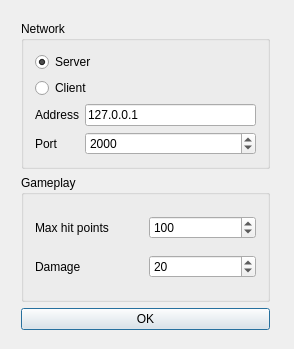
<ui version="4.0" >
 <class>SettingsClass</class>
 <widget class="QDialog" name="SettingsClass" >
  <property name="windowModality" >
   <enum>Qt::ApplicationModal</enum>
  </property>
  <property name="geometry" >
   <rect>
    <x>0</x>
    <y>0</y>
    <width>294</width>
    <height>349</height>
   </rect>
  </property>
  <property name="minimumSize" >
   <size>
    <width>294</width>
    <height>309</height>
   </size>
  </property>
  <property name="maximumSize" >
   <size>
    <width>294</width>
    <height>400</height>
   </size>
  </property>
  <property name="windowTitle" >
   <string>Settings</string>
  </property>
  <widget class="QWidget" name="" >
   <property name="geometry" >
    <rect>
     <x>10</x>
     <y>10</y>
     <width>271</width>
     <height>331</height>
    </rect>
   </property>
   <layout class="QVBoxLayout" name="verticalLayout_2" >
    <item>
     <layout class="QVBoxLayout" name="verticalLayout" >
      <item>
       <widget class="QGroupBox" name="groupBox" >
        <property name="title" >
         <string>Network</string>
        </property>
        <layout class="QGridLayout" name="gridLayout" >
         <item row="0" column="0" colspan="2" >
          <widget class="QRadioButton" name="radioButton" >
           <property name="text" >
            <string>Server</string>
           </property>
           <property name="checked" >
            <bool>true</bool>
           </property>
          </widget>
         </item>
         <item row="1" column="0" colspan="2" >
          <widget class="QRadioButton" name="radioButton_2" >
           <property name="text" >
            <string>Client</string>
           </property>
          </widget>
         </item>
         <item row="2" column="0" >
          <widget class="QLabel" name="label" >
           <property name="text" >
            <string>Address</string>
           </property>
          </widget>
         </item>
         <item row="2" column="1" >
          <widget class="QLineEdit" name="lineEdit" >
           <property name="text" >
            <string>127.0.0.1</string>
           </property>
          </widget>
         </item>
         <item row="3" column="0" >
          <widget class="QLabel" name="label_2" >
           <property name="text" >
            <string>Port</string>
           </property>
          </widget>
         </item>
         <item row="3" column="1" >
          <widget class="QSpinBox" name="spinBox" >
           <property name="minimum" >
            <number>1</number>
           </property>
           <property name="maximum" >
            <number>65536</number>
           </property>
           <property name="value" >
            <number>2000</number>
           </property>
          </widget>
         </item>
        </layout>
       </widget>
      </item>
      <item>
       <widget class="QGroupBox" name="groupBox_2" >
        <property name="title" >
         <string>Gameplay</string>
        </property>
        <layout class="QGridLayout" name="gridLayout_2" >
         <item row="0" column="0" >
          <widget class="QLabel" name="label_5" >
           <property name="text" >
            <string>Max hit points</string>
           </property>
          </widget>
         </item>
         <item row="0" column="1" >
          <widget class="QSpinBox" name="spinBox_3" >
           <property name="minimum" >
            <number>1</number>
           </property>
           <property name="maximum" >
            <number>1000</number>
           </property>
           <property name="value" >
            <number>100</number>
           </property>
          </widget>
         </item>
         <item row="1" column="0" >
          <widget class="QLabel" name="label_6" >
           <property name="text" >
            <string>Damage</string>
           </property>
          </widget>
         </item>
         <item row="1" column="1" >
          <widget class="QSpinBox" name="spinBox_4" >
           <property name="maximum" >
            <number>100</number>
           </property>
           <property name="value" >
            <number>20</number>
           </property>
          </widget>
         </item>
        </layout>
        <zorder>label_5</zorder>
        <zorder>lineEdit_3</zorder>
        <zorder>label_6</zorder>
        <zorder>spinBox_3</zorder>
        <zorder>spinBox_4</zorder>
        <zorder>pushButton</zorder>
       </widget>
      </item>
     </layout>
    </item>
    <item>
     <widget class="QPushButton" name="pushButton" >
      <property name="sizePolicy" >
       <sizepolicy vsizetype="Fixed" hsizetype="Minimum" >
        <horstretch>0</horstretch>
        <verstretch>0</verstretch>
       </sizepolicy>
      </property>
      <property name="layoutDirection" >
       <enum>Qt::LeftToRight</enum>
      </property>
      <property name="text" >
       <string>OK</string>
      </property>
      <property name="default" >
       <bool>false</bool>
      </property>
     </widget>
    </item>
   </layout>
  </widget>
 </widget>
 <layoutdefault spacing="6" margin="11" />
 <resources/>
 <connections/>
</ui>
